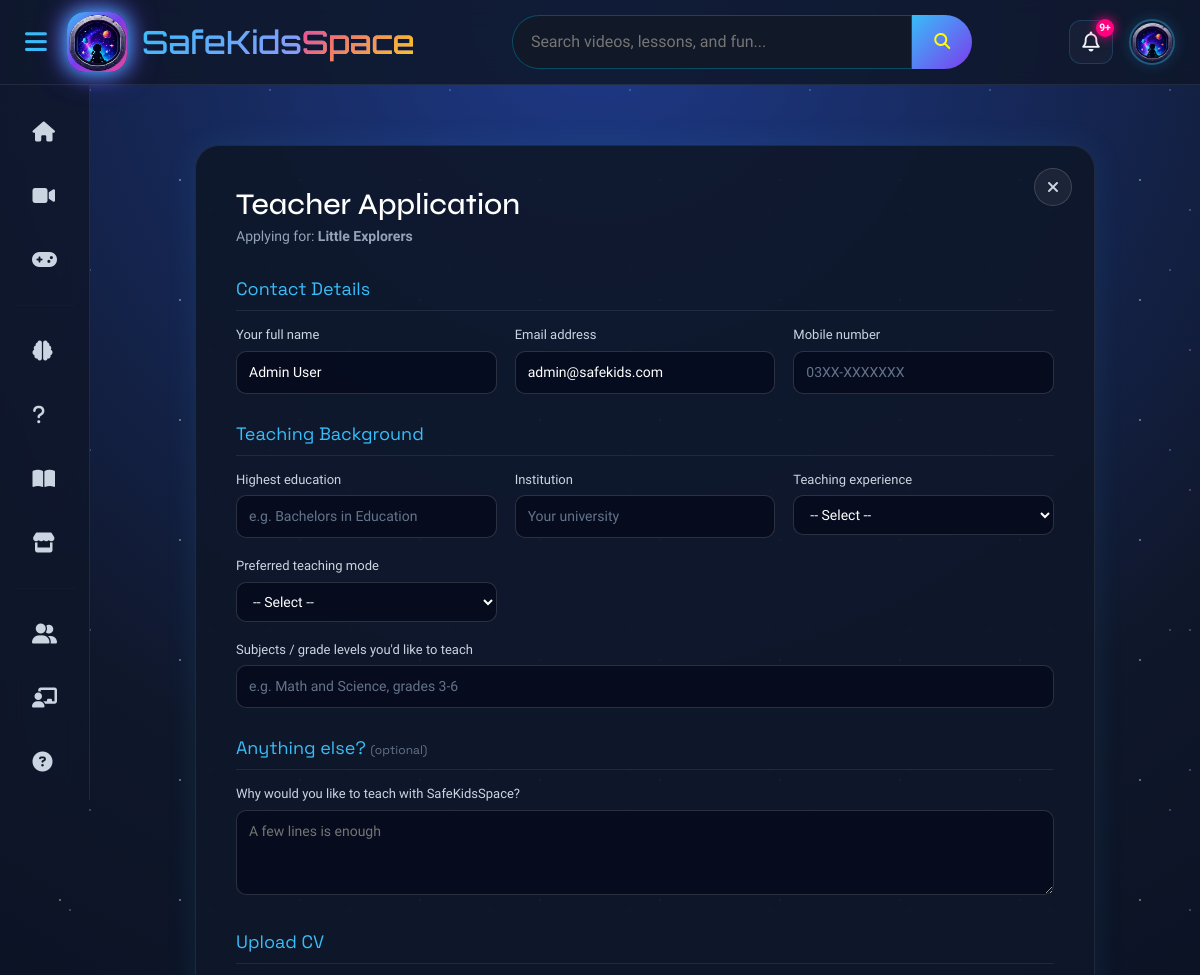
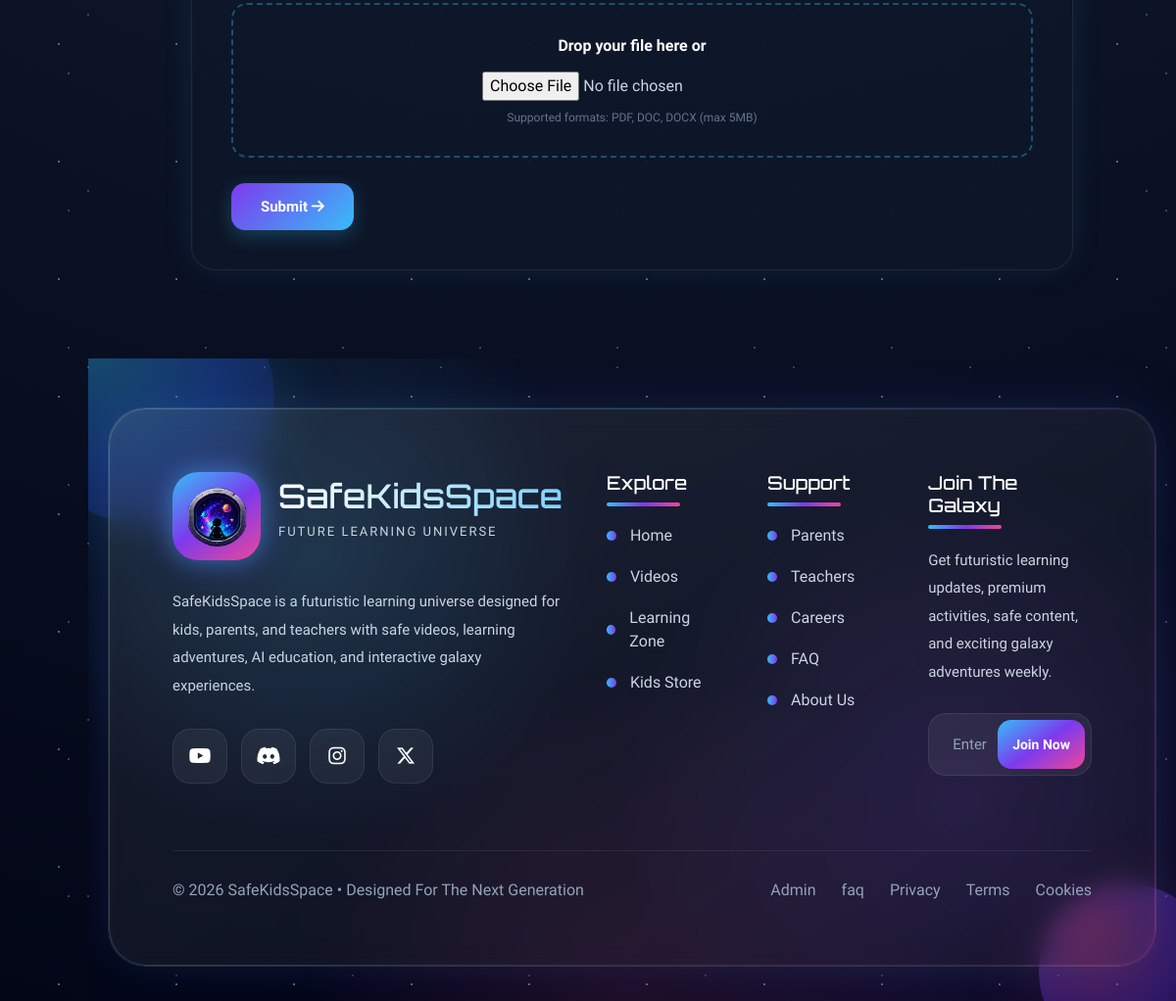
/career/apply.php?program_id=1 (signed in), run on the app's committed database (2 pictures, top to bottom).
### tables this page shows
CREATE TABLE `programs` (
  `id` int(11) NOT NULL,
  `title` varchar(150) NOT NULL,
  `slug` varchar(150) NOT NULL,
  `age_range` varchar(20) NOT NULL,
  `subjects` varchar(500) NOT NULL,
  `monthly_price` decimal(10,2) NOT NULL,
  `icon` varchar(50) DEFAULT 'fa-graduation-cap',
  `status` enum('active','inactive') NOT NULL DEFAULT 'active',
  `created_at` timestamp NOT NULL DEFAULT current_timestamp()
);

CREATE TABLE `users` (
  `id` int(11) NOT NULL,
  `fullname` varchar(100) DEFAULT NULL,
  `email` varchar(100) DEFAULT NULL,
  `password` varchar(255) DEFAULT NULL,
  `role` enum('admin','student','parent','teacher') DEFAULT 'student',
  `account_status` enum('active','pending_deactivation','deactivated') NOT NULL DEFAULT 'active',
  `can_go_live` tinyint(1) NOT NULL DEFAULT 0,
  `created_at` timestamp NOT NULL DEFAULT current_timestamp(),
  `profile_pic` varchar(255) DEFAULT NULL
);

### career/apply.php (the view, shortened to what this page needs)
<?php
require_once __DIR__ . '/../includes/db.php';
$program_id    = isset($_GET['program_id']) ? (int)$_GET['program_id'] : (isset($_POST['program_id']) ? (int)$_POST['program_id'] : 0);
$program_title = null;
if ($program_id > 0) {
    $pstmt = $pdo->prepare("SELECT title FROM programs WHERE id = ?");
    $pstmt->execute([$program_id]);
    $program_title = $pstmt->fetchColumn() ?: null;
}
$success_msg = '';
$current_user_fullname = '';
$current_user_email    = '';
if (isset($_SESSION['id'])) {
    try {
        $u_stmt = $pdo->prepare("SELECT fullname, email FROM users WHERE id = ?");
        $u_stmt->execute([$_SESSION['id']]);
        $u_row = $u_stmt->fetch();
        $current_user_fullname = $u_row['fullname'] ?? '';
        $current_user_email    = $u_row['email'] ?? '';
    } catch (Exception $e) {
    }
}
$current_user_last_mobile = '';
if ($current_user_email !== '') {
    try {
        $m_stmt = $pdo->prepare(
            "SELECT mobile_number FROM career_applications
             WHERE email = ? AND mobile_number IS NOT NULL AND mobile_number != ''
             ORDER BY id DESC LIMIT 1"
        );
        $m_stmt->execute([$current_user_email]);
        $current_user_last_mobile = $m_stmt->fetchColumn() ?: '';
    } catch (Exception $e) {
    }
}
?>
<!DOCTYPE html>
<html lang="en">
<head>
<link rel="stylesheet" href="../assets/layout.css">
<link rel="stylesheet" href="../assets/career.css">
</head>
<body>
<?php include __DIR__ . '/../includes/navbar.php'; ?>
<div class="container-fluid px-4">
  <main class="main-content" id="content">
    <div class="apply-wrap">
      <a href="../careers.php" class="apply-close-btn" title="Back to Careers"><i class="fa-solid fa-xmark"></i></a>
      <h1>Teacher Application</h1>
      <p class="apply-sub">
        Applying for: <strong><?= htmlspecialchars($program_title ?: 'General Teacher Application') ?></strong>
      </p>
      <?php if (!$success_msg): ?>
      <form method="POST" enctype="multipart/form-data" novalidate id="applyForm">
        <div class="apply-section-title">Contact Details</div>
        <div class="apply-grid">
          <div class="apply-field"><label>Your full name</label><input type="text" name="full_name" placeholder="Enter your full name" value="<?= htmlspecialchars($current_user_fullname) ?>" required data-error="Please enter your full name."></div>
          <div class="apply-field"><label>Email address</label><input type="email" name="email" placeholder="What's your email" value="<?= htmlspecialchars($current_user_email) ?>" required data-error="Please enter a valid email address."></div>
          <div class="apply-field"><label>Mobile number</label><input type="text" name="mobile_number" placeholder="03XX-XXXXXXX" pattern="03\d{2}-?\d{7}" maxlength="12" inputmode="numeric" value="<?= htmlspecialchars($current_user_last_mobile) ?>" required data-error="Please enter a valid mobile number in the format 03XX-XXXXXXX."></div>
        </div>
        <div class="apply-section-title">Teaching Background</div>
        <div class="apply-grid">
          <div class="apply-field"><label>Highest education</label><input type="text" name="education_level" placeholder="e.g. Bachelors in Education" required data-error="Please enter your highest education."></div>
          <div class="apply-field"><label>Institution</label><input type="text" name="institution" placeholder="Your university" required data-error="Please enter your institution."></div>
          <div class="apply-field">
            <label>Teaching experience</label>
            <select name="experience_level" required data-error="Please select your teaching experience.">
              <option value="">-- Select --</option>
            </select>
          </div>
          <div class="apply-field">
            <label>Preferred teaching mode</label>
            <select name="preferred_mode" required data-error="Please select your preferred teaching mode.">
              <option value="">-- Select --</option>
            </select>
          </div>
        </div>
        <div class="apply-field" style="margin-top:18px;">
          <label>Subjects / grade levels you'd like to teach</label>
          <input type="text" name="subjects_taught" placeholder="e.g. Math and Science, grades 3-6" required data-error="Please tell us which subjects or grade levels you'd like to teach.">
        </div>
        <div class="apply-section-title">Anything else? <span style="color:#64748b;font-weight:400;font-size:12px;">(optional)</span></div>
        <div class="apply-field">
          <label>Why would you like to teach with SafeKidsSpace?</label>
          <textarea name="why_teach" rows="3" placeholder="A few lines is enough" style="width:100%;padding:10px 12px;border-radius:10px;border:1px solid rgba(255,255,255,.15);background:rgba(2,6,23,.6);color:#fff;font-size:14px;font-family:inherit;resize:vertical;"></textarea>
        </div>
        <div class="apply-section-title">Upload CV</div>
        <div class="apply-upload">
          <strong>Drop your file here or</strong>
          <input type="file" name="cv" accept=".pdf,.doc,.docx" required data-error="Please upload your CV (PDF, DOC or DOCX).">
          <div class="apply-hint">Supported formats: PDF, DOC, DOCX (max 5MB)</div>
        </div>
        <button type="submit" name="submit_application" class="apply-submit-btn">Submit <i class="fa-solid fa-arrow-right"></i></button>
      </form>
      <?php endif; ?>
    </div>
  </main>
</div>
<?php include __DIR__ . '/../includes/footer.php'; ?>
</body>
</html>

### assets/career.css (style rules this page uses)
.apply-wrap { max-width:900px;margin:30px auto 60px;background:rgba(15,23,42,.92);border:1px solid rgba(255,255,255,.08);border-radius:24px;padding:40px;box-shadow:0 0 30px rgba(56,189,248,.1);position:relative }
.apply-close-btn { position:absolute;top:22px;right:22px;width:38px;height:38px;border-radius:50%;background:rgba(255,255,255,.06);border:1px solid rgba(255,255,255,.15);color:#cbd5e1;display:flex;align-items:center;justify-content:center;font-size:16px;text-decoration:none;transition:all .2s ease }
.apply-wrap h1 { font-family:'Syne',sans-serif;font-size:30px;margin-bottom:4px }
.apply-wrap .apply-sub { color:#94a3b8;margin-bottom:28px;font-size:14px }
.apply-section-title { font-family:'Space Grotesk',sans-serif;font-size:18px;color:#38bdf8;margin:26px 0 14px;padding-bottom:8px;border-bottom:1px solid rgba(255,255,255,.08) }
.apply-grid { display:grid;grid-template-columns:repeat(auto-fit,minmax(240px,1fr));gap:18px }
.apply-field label { display:block;font-size:13px;color:#cbd5e1;margin-bottom:6px }
.apply-field input,.apply-field select { width:100%;padding:10px 12px;border-radius:10px;border:1px solid rgba(255,255,255,.15);background:rgba(2,6,23,.6);color:#fff;font-size:14px }
.apply-field input::placeholder { color:#64748b }
.apply-upload { border:2px dashed rgba(56,189,248,.35);border-radius:16px;padding:30px;text-align:center;margin-top:10px }
.apply-upload input[type=file] { display:block;margin:14px auto 0;color:#cbd5e1 }
.apply-hint { font-size:12px;color:#64748b;margin-top:8px }
.apply-submit-btn { margin-top:26px;background:linear-gradient(135deg,#7c3aed,#38bdf8);color:#fff;font-weight:700;padding:13px 30px;border:none;border-radius:14px;font-size:15px;cursor:pointer;box-shadow:0 6px 18px rgba(56,189,248,.25) }

### includes/navbar.php (style rules this page uses)
.main-content, .galaxy-footer { transition: none !important; }

### data on the page
programs: title "Little Explorers"
users: full_name "Admin User", email "admin@safekids.com"
